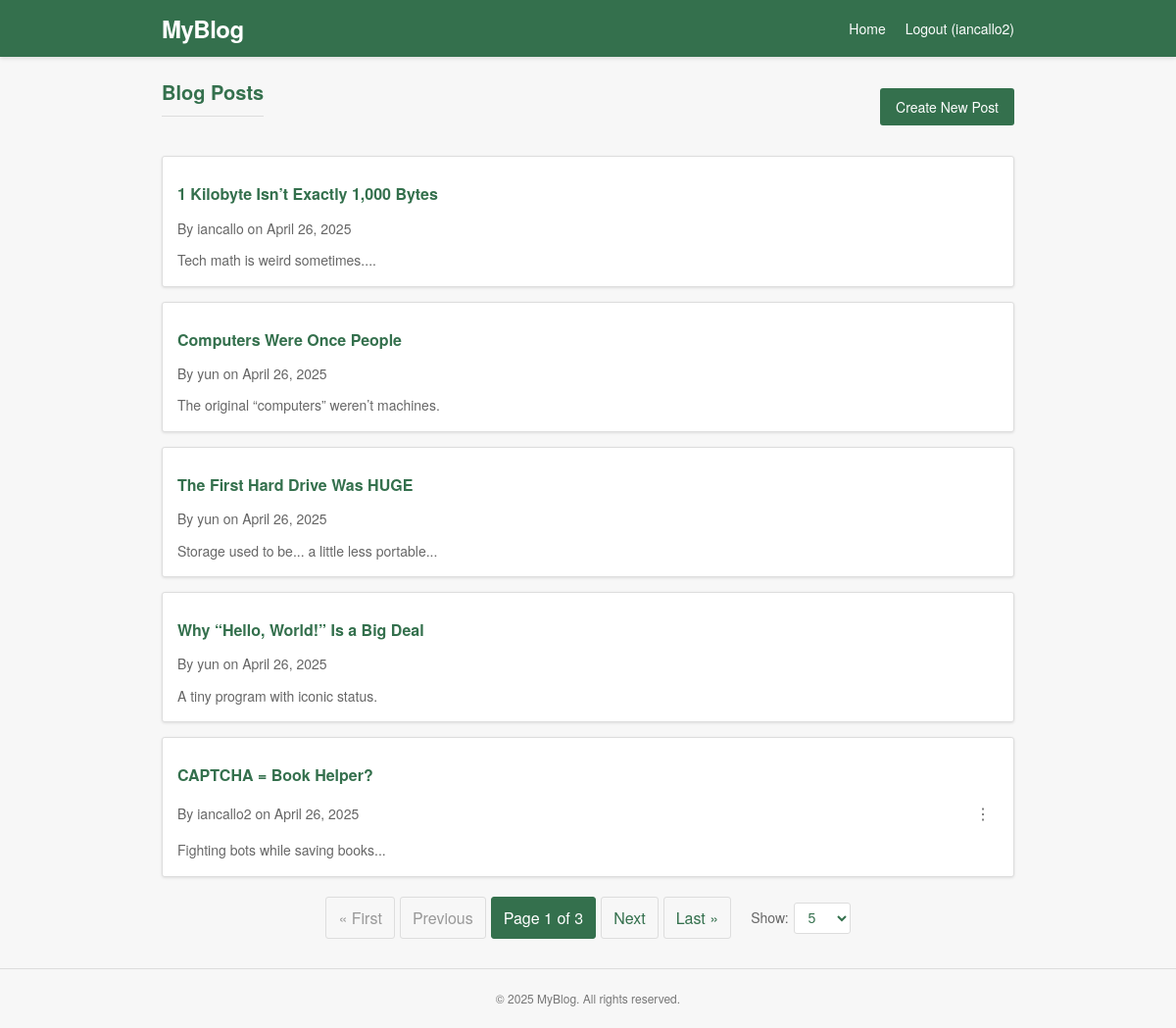
Screenshot of / (signed in) with the database file from the repository.
### posts/models.py (models this page shows, shortened)
class Post(models.Model):
    title = models.CharField(max_length=200)
    description = models.TextField()
    content = models.TextField()
    author = models.ForeignKey(User, on_delete=models.CASCADE, related_name='posts', null=True, blank=True)
    created_at = models.DateTimeField(null=True, blank=True)

### posts/views.py (the view)
# urls.py: path("", PostListView.as_view(), name="post_list"),
class PostListView(ListView):
    model = Post
    template_name = "posts/post_list.html"
    context_object_name = 'posts'
    paginate_by = 5  # Default value
    def get_queryset(self):
        return Post.objects.all().order_by('-created_at')
    def get_paginate_by(self, queryset):
        per_page = self.request.GET.get('per_page', 5)
        try:
            per_page = int(per_page)
            if per_page not in [5, 10, 20, 50]:
                per_page = 5
        except (ValueError, TypeError):
            per_page = 5
        return per_page
    def get_context_data(self, **kwargs):
        context = super().get_context_data(**kwargs)
        context['per_page'] = self.get_paginate_by(None)
        return context

### posts/templates/posts/post_list.html (shortened to what this page needs)
{% load static %}
<!DOCTYPE html>
<html lang="en">
<head>
    <link rel="stylesheet" href="{% static 'posts/css/pagination.css' %}">
</head>
<body>
    <header class="header">
        <div class="header-container">
            <div class="logo"><a href="{% url 'post_list' %}">MyBlog</a></div>
            <div class="nav-links">
                <a href="{% url 'post_list' %}" class="nav-link">Home</a>
                {% if user.is_authenticated %}
                    <a href="{% url 'logout' %}" class="nav-link">Logout ({{ user.username }})</a>
                {% else %}
                    <a href="{% url 'login' %}" class="nav-link">Login</a>
                    <a href="{% url 'signup' %}" class="nav-link">Sign Up</a>
                {% endif %}
            </div>
        </div>
    </header>
    <main class="container">
        <div class="page-header">
            <h1 class="page-title">Blog Posts</h1>
            {% if user.is_authenticated %}
                <a href="{% url 'post_create' %}" class="create-button">Create New Post</a>
            {% endif %}
        </div>
        <div class="post-list">
            {% for post in object_list %}
                <div class="post-card">
                    <h2 class="post-title"><a href="{% url 'post_detail' post.pk %}">{{ post.title }}</a></h2>
                    <div class="post-meta">
                        <span>By {{ post.author }} on {{ post.created_at|date:"F d, Y" }}</span>
                        {% if user.is_authenticated and user == post.author %}
                            <div class="post-actions">
                                <button class="menu-button" onclick="toggleMenu(this)">⋮</button>
                            </div>
                        {% endif %}
                    </div>
                    <p class="post-description">{{ post.description }}</p>
                </div>
            {% empty %}
                <p>No posts yet.</p>
            {% endfor %}
        </div>
        {% include 'posts/pagination.html' %}
    </main>
    <footer class="footer">
        <p>© {% now "Y" %} MyBlog. All rights reserved.</p>
    </footer>
</body>
</html>

### posts/templates/posts/post_list.html (style rules this page uses)
* { margin: 0; padding: 0; box-sizing: border-box; }
body { font-family: 'Lucida Grande', 'Frutiger', 'Helvetica Neue', Arial, sans-serif; background-color: #f7f7f7; color: #333; line-height: 1.6; }
.header { background-color: #34704D; color: white; padding: 10px 0; box-shadow: 0 2px 4px rgba(0, 0, 0, 0.1); }
.header-container { max-width: 900px; margin: 0 auto; padding: 0 15px; display: flex; justify-content: space-between; align-items: center; }
.logo { font-size: 24px; font-weight: bold; letter-spacing: -0.5px; }
.logo a { color: white; text-decoration: none; }
.nav-links { display: flex; gap: 20px; }
.nav-link { color: white; text-decoration: none; font-size: 14px; }
.container { max-width: 900px; margin: 20px auto; padding: 0 15px; }
.page-title { color: #34704D; margin-bottom: 20px; font-size: 20px; font-weight: bold; padding-bottom: 8px; border-bottom: 1px solid #ddd; }
.post-list { display: flex; flex-direction: column; gap: 15px; }
.post-card { background-color: white; border: 1px solid #ddd; border-radius: 3px; padding: 15px; box-shadow: 0 1px 3px rgba(0, 0, 0, 0.1); transition: transform 0.2s ease; }
.post-title { margin-bottom: 8px; }
.post-title a { color: #34704D; text-decoration: none; font-size: 16px; font-weight: bold; }
.post-description { color: #666; font-size: 14px; }
.footer { text-align: center; padding: 20px 15px; margin-top: 30px; color: #777; font-size: 12px; border-top: 1px solid #ddd; }
.page-header { display: flex; justify-content: space-between; align-items: center; margin-bottom: 20px; }
.create-button { background-color: #34704D; color: white; padding: 8px 16px; border-radius: 3px; text-decoration: none; font-size: 14px; transition: background-color 0.2s; }
.post-meta { color: #666; font-size: 14px; margin-bottom: 10px; display: flex; justify-content: space-between; align-items: center; }
.post-actions { position: relative; }
.menu-button { background: none; border: none; color: #666; cursor: pointer; padding: 4px 8px; font-size: 16px; display: flex; align-items: center; justify-content: center; width: 32px; height: 32px; border-radius: 50%; transition: background-color 0.2s; }

### rows the page displays
Post: title "1 Kilobyte Isn’t Exactly 1,000 Bytes", author "iancallo", created_at "April 26, 2025", description "Tech math is weird sometimes...."
Post: title "Computers Were Once People", author "yun", created_at "April 26, 2025", description "The original “computers” weren’t machines."
Post: title "The First Hard Drive Was HUGE", author "yun", created_at "April 26, 2025", description "Storage used to be... a little less portable..."
Post: title "Why “Hello, World!” Is a Big Deal", author "yun", created_at "April 26, 2025", description "A tiny program with iconic status."
Post: title "CAPTCHA = Book Helper?", author "iancallo2", created_at "April 26, 2025", description "Fighting bots while saving books..."

### other values shown
{{ user.username }} "iancallo2"
{{ page_obj.number }} "1"
{{ page_obj.paginator.num_pages }} "3"
